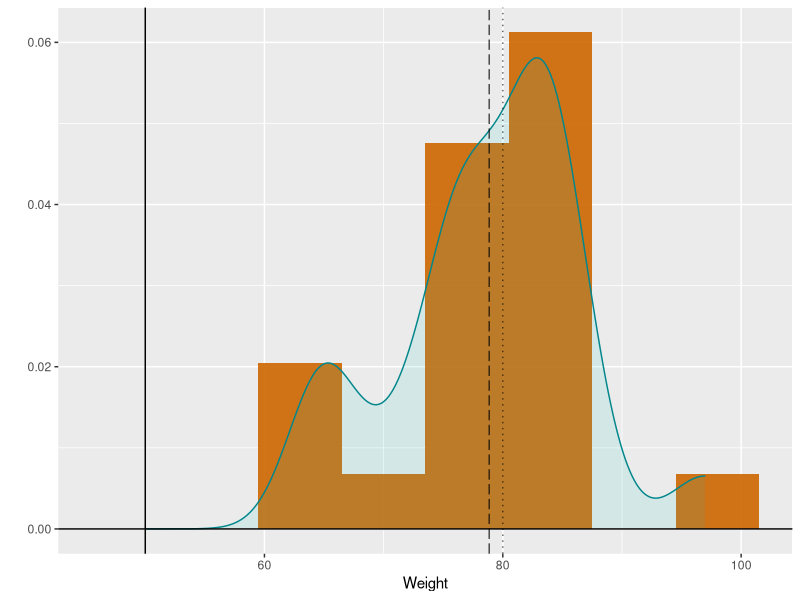

Recreate this plot in R.
weight<-c(65,65,65,97,76,84,74,71,82,85,87,80,77,82,85,83,83,84,76,78,77)
dframe<-data.frame(weight)

library(ggplot2)
library(ggrepel)
library(psych)

summary(weight)
describe(weight)

ggplot(
  data=dframe
)+
  geom_histogram(binwidth=7, aes(x=weight,y= ..density..), fill = "darkorange3", alpha=0.9)+
  geom_density(mapping=aes(x=weight), fill = "turquoise3", alpha=.1, color ="turquoise4")+
  geom_vline(xintercept = 50)+
  geom_vline(aes(xintercept = 78.86), color=1,size=.5,linetype=5, alpha=.7)+
  geom_vline(aes(xintercept = 80), color=1,size=.5,linetype=9, alpha=.6)+
  geom_hline(yintercept = 0)+
  labs(x="Weight", y="")



